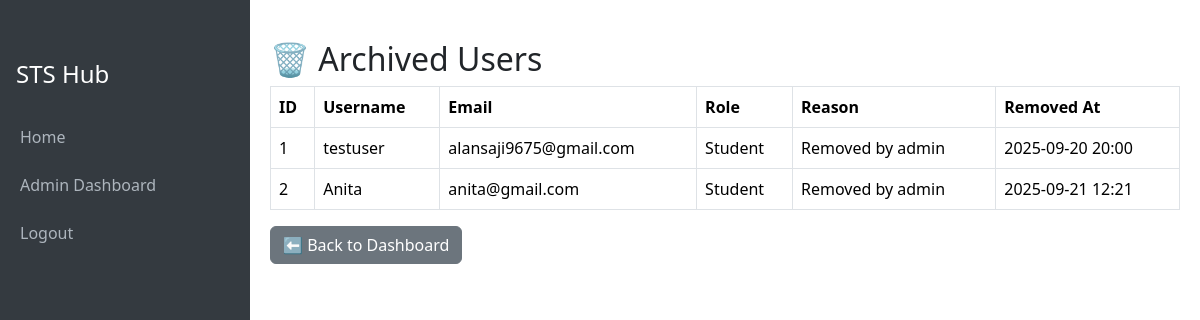
Screenshot of /admin/archived_users (signed in) with the database file from the repository.
### models.py (models this page shows)
class RemovedUser(db.Model):
    id = db.Column(db.Integer, primary_key=True)
    username = db.Column(db.String(80), nullable=False)
    email = db.Column(db.String(120), nullable=False)
    role = db.Column(db.String(20), nullable=False)
    reason = db.Column(db.String(200))  # e.g. "Rejected", "Removed by admin"
    removed_at = db.Column(db.DateTime, default=datetime.utcnow)

### routes/admin_routes.py (the view)
@admin_bp.route("/archived_users")
@login_required
def archived_users():
    if current_user.role != "Admin":
        abort(403)
    removed_users = RemovedUser.query.all()
    return render_template("archived_users.html", removed_users=removed_users)

### app.py (called while the page is built)
@login_manager.user_loader
def load_user(user_id):
    return User.query.get(int(user_id))

### templates/archived_users.html
{% extends "base.html" %}
{% block content %}
<h2>🗑️ Archived Users</h2>
<table class="table table-bordered">
  <tr>
    <th>ID</th>
    <th>Username</th>
    <th>Email</th>
    <th>Role</th>
    <th>Reason</th>
    <th>Removed At</th>
  </tr>
  {% for u in removed_users %}
  <tr>
    <td>{{ u.id }}</td>
    <td>{{ u.username }}</td>
    <td>{{ u.email }}</td>
    <td>{{ u.role }}</td>
    <td>{{ u.reason }}</td>
    <td>{{ u.removed_at.strftime('%Y-%m-%d %H:%M') }}</td>
  </tr>
  {% else %}
  <tr>
    <td colspan="6">No removed users.</td>
  </tr>
  {% endfor %}
</table>
<a href="{{ url_for('admin.admin_dashboard') }}" class="btn btn-secondary">⬅ Back to Dashboard</a>
{% endblock %}

### templates/base.html (style rules this page uses)
body { min-height: 100vh; display: flex; flex-direction: row; }

### rows the page displays
RemovedUser: id "1", username "testuser", email "alansaji9675@gmail.com", role "Student", reason "Removed by admin", removed_at "2025-09-20 20:00"
RemovedUser: id "2", username "Anita", email "anita@gmail.com", role "Student", reason "Removed by admin", removed_at "2025-09-21 12:21"
